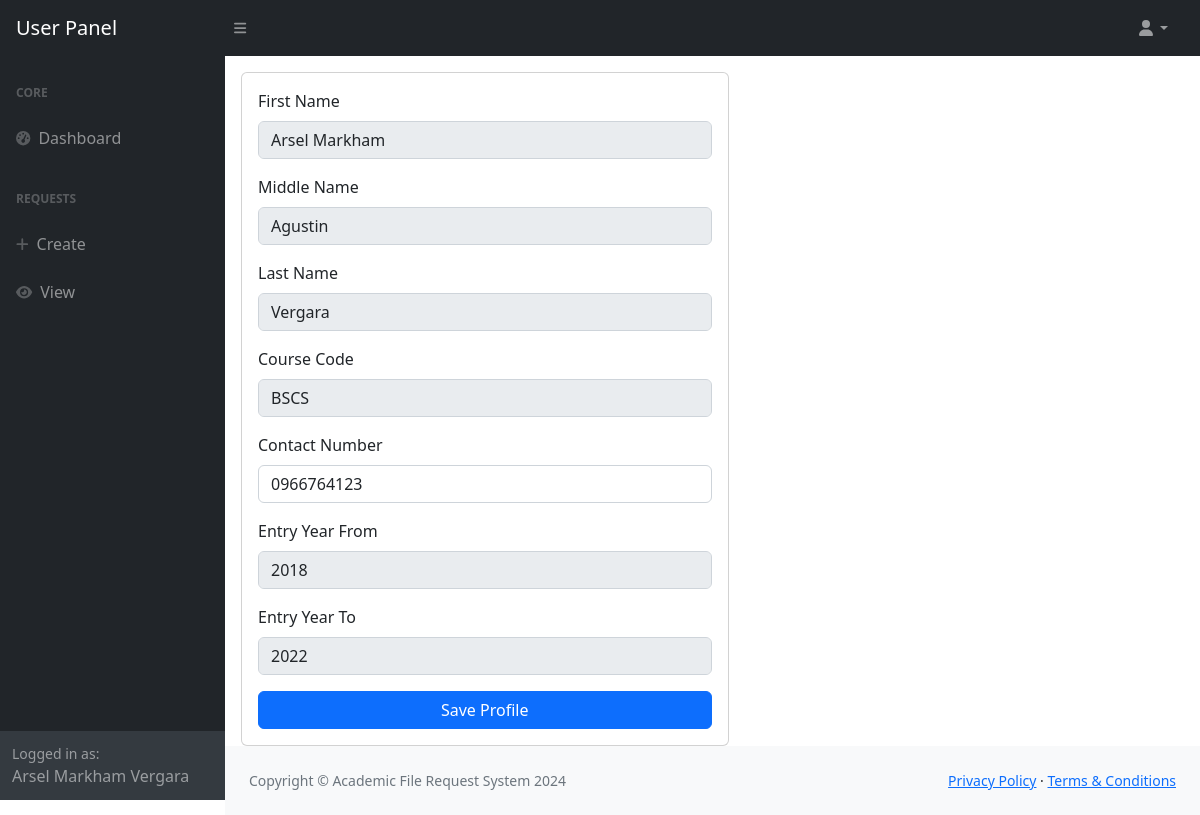
The app's page /profile/ (signed in) with its own data.
### onlinerequest/models.py (models this page shows, shortened)
class Record(models.Model):
    user_number = models.CharField(max_length=10)
    first_name = models.CharField(max_length=64)
    last_name = models.CharField(max_length=64)
    course_code = models.CharField(max_length=5)
    middle_name = models.CharField(max_length=64, default='De Guz Man')
    contact_no = models.IntegerField(default='09667614313')
    entry_year_from = models.IntegerField()
    entry_year_to = models.IntegerField()

class Profile(models.Model):
    user = models.OneToOneField(User, on_delete=models.CASCADE)
    course = models.ForeignKey(Course, on_delete=models.CASCADE)  # ForeignKey to Course (many students can enroll in one course)
    first_name = models.CharField(max_length=64)
    last_name = models.CharField(max_length=64)
    middle_name = models.CharField(max_length=64, default='De Guz Man')
    contact_no = models.IntegerField(default='09667614313')
    entry_year_from = models.IntegerField(default='2018')
    entry_year_to = models.IntegerField(default='2024')

class Course(models.Model):
    code = models.CharField(max_length=64)
    description = models.CharField(max_length=64)

### onlinerequest/views/profile.py (the view, shortened to what this page needs)
# urls.py: path('', views.index),
def index(request):
    user = request.user
    user_profile = get_if_exists(Profile, user = user)
    if request.method == "GET":
        if user_profile:
            return render(request, 'user/profile.html', { 'profile': user_profile })
        return HttpResponse("Profile not yet created. Please consult your administrator")
    return JsonResponse({'error': 'Only POST and GET requests are allowed'}, status = 405)

### onlinerequest/context_processors.py (called while the page is built)
def user_record(request):
    if request.user.is_authenticated:
        try:
            user_record = Record.objects.get(user_number=request.user.student_number)
            return {'user_record': user_record}
        except Record.DoesNotExist:
            return {}
    return {}

def request_forms(request):
    request_forms = Request.objects.all()
    return {'request_forms': request_forms}

### onlinerequest/utilities.py (called while the page is built)
def get_if_exists(model, **kwargs):
    try:
        obj = model.objects.get(**kwargs)
    except Exception as e:
        obj = None
    return obj

### onlinerequest/templates/user/profile.html (shortened to what this page needs)
 <!DOCTYPE html>
 <html>
     <head>
         <link rel="stylesheet" href="">
         {% include 'header.html' %}
     </head>
     <body class="sb-nav-fixed">
        {% include 'user/user-topnav.html' %}
         <div id="layoutSidenav">
             {% include 'user/user-sidenav.html' %}
             <div id="layoutSidenav_content">
                <main class="card mt-3 mx-3 p-3 w-50">
                <div class="mb-3">
                    <label for="first_name" class="form-label">First Name</label>
                    <input type="text" class="form-control" id="first_name" name="first_name"
                        value="{{ profile.first_name }}" disabled>
                </div>
                <div class="mb-3">
                    <label for="middle_name" class="form-label">Middle Name</label>
                    <input type="text" class="form-control" id="middle_name" name="middle_name"
                        value="{{ profile.middle_name }}" disabled>
                </div>
                <div class="mb-3">
                    <label for="last_name" class="form-label">Last Name</label>
                    <input type="text" class="form-control" id="last_name" name="last_name"
                        value="{{ profile.last_name }}" disabled>
                </div>
                <div class="mb-3">
                    <label for="course_code" class="form-label">Course Code</label>
                    <input type="text" class="form-control" id="course_code" name="course_code"
                        value="{{ profile.course.code }}" disabled>
                </div>
                <div class="mb-3">
                    <label for="contact_no" class="form-label">Contact Number</label>
                    <input type="text" class="form-control" id="contact_no" name="contact_no"
                        value="0{{ profile.contact_no }}" oninput="limitInputLength(event, 10)">
                </div>
                <div class="mb-3">
                    <label for="entry_year_from" class="form-label">Entry Year From</label>
                    <input type="text" class="form-control" id="entry_year_from" name="entry_year_from"
                        value="{{ profile.entry_year_from }}" disabled>
                </div>
                <div class="mb-3">
                    <label for="entry_year_to" class="form-label">Entry Year To</label>
                    <input type="text" class="form-control" id="entry_year_to" name="entry_year_to"
                        value="{{ profile.entry_year_to }}" disabled>
                </div>
                <button id="btnSave" type="button" class="btn btn-primary">Save Profile</button>
                </main>
                 <footer class="py-4 bg-light mt-auto">
                     <div class="container-fluid px-4">
                         <div class="d-flex align-items-center justify-content-between small">
                             <div class="text-muted">Copyright &copy; Academic File Request System 2024</div>
                             <div>
                                 <a href="#">Privacy Policy</a>
                                 &middot;
                                 <a href="#">Terms &amp; Conditions</a>
                             </div>
                         </div>
                     </div>
                 </footer>
             </div>
     </div>
     </body>
 </html>

### onlinerequest/templates/user/user-sidenav.html (shortened to what this page needs)
<div id="layoutSidenav_nav">
    <nav class="sb-sidenav accordion sb-sidenav-dark" id="sidenavAccordion">
        <div class="sb-sidenav-menu">
            <div class="nav">
                <div class="sb-sidenav-menu-heading">Core</div>
                <a class="nav-link" href="/user/dashboard/">
                    <div class="sb-nav-link-icon"><i class="fas fa-tachometer-alt"></i></div>
                    Dashboard
                </a>
                <div class="sb-sidenav-menu-heading">Requests</div>
                <a class="nav-link" href="/request/">
                    <div class="sb-nav-link-icon"><i class="fas fa-plus"></i></div>
                    Create
                </a>
                <a class="nav-link" href="/request/user/">
                    <div class="sb-nav-link-icon"><i class="fas fa-eye"></i></div>
                    View
                </a>
            </div>
        </div>
        <div class="sb-sidenav-footer">
            <div class="small">Logged in as:</div>
            {{ user_record.first_name|default:'Username' }} {{ user_record.last_name|default:'' }}
        </div>
    </nav>
</div>

### records on screen
Record: first_name "Arsel Markham", last_name "Vergara"
Profile: first_name "Arsel Markham", middle_name "Agustin", last_name "Vergara", course_code "BSCS", contact_no "0966764123", entry_year_from "2018", entry_year_to "2022"
